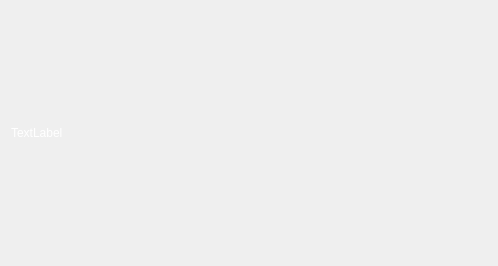
<?xml version="1.0" encoding="UTF-8"?>
<ui version="4.0">
 <class>MediaInfo</class>
 <widget class="QWidget" name="MediaInfo">
  <property name="geometry">
   <rect>
    <x>0</x>
    <y>0</y>
    <width>498</width>
    <height>266</height>
   </rect>
  </property>
  <property name="windowTitle">
   <string>Form</string>
  </property>
  <layout class="QHBoxLayout" name="horizontalLayout">
   <item>
    <widget class="QLabel" name="label">
     <property name="styleSheet">
      <string notr="true">QWidget{color:white;}</string>
     </property>
     <property name="text">
      <string>TextLabel</string>
     </property>
    </widget>
   </item>
  </layout>
 </widget>
 <resources/>
 <connections/>
</ui>
